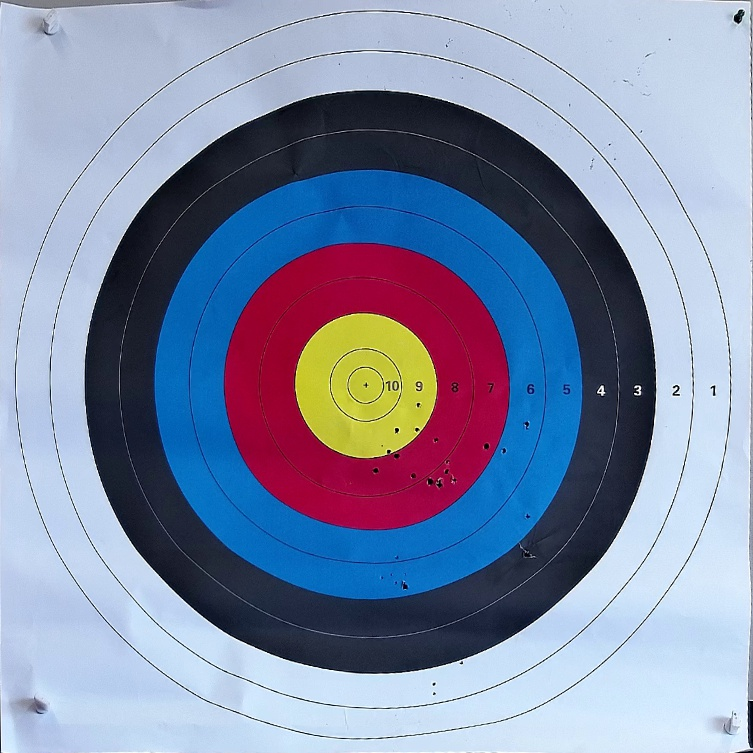
#> input picture input_img/model1.jpg, 753 x 753 px
$ python choose_close.py
#> lines starting #> are read from the running program, lines starting #| are printed output that depends on the picture; pictures that were not available may be replaced by others from this repository, and a replacement may not be noted
### camcontrol.py
import cv2
import numpy as np
import ImgProcess as pro
import TargetScore as ts
import queue
import threading
import time
import sys
from tool import PRINT
import VideoAnalyze as va


# 测试是从摄像头获取数据还是从历史视频获取数据
class CamCapture:
    # [51 lines left out: functions __init__, _reader, read, not called in this run]


class cam:
    def __init__(self, num, DisplayMode, path, save_path, model,bullseye, innerdist, num_target):
        self.num = num  # 摄像头号码
        self.DisplayMode = DisplayMode  # 1：文件夹视频
        if self.DisplayMode:  # 本地视频测试模式初始化
            self.fn = path
            self.cam = cv2.VideoCapture(self.fn)
            if not self.cam.isOpened():
                print("could not open video_src " + str(self.fn) + " !\n")
                sys.exit(1)
        else:  # 在线视频测试模式初始化 先拍正面的
            self.fn = "rtsp://admin:Abcd12345678@192.168.1.62" + ":554/h265/ch33/main/av_stream?tcp"
            save_vid = './' + save_path + '/' + str(120 + self.num) + '.avi'
            self.cam = CamCapture(self.fn, self.num)
            print(save_vid)
            self.vidWriter = cv2.VideoWriter(save_vid, cv2.VideoWriter_fourcc('M', 'P', '4', '2'), 12.0,
                                             (1920, 1080))  # 服务器在线视频保存路径
        #print(self.fn)  # 读取文件的路径
        ret, prev = self.cam.read()  # 从摄像头读来的帧
        self.model = model

        self.cam_work = 1

        # 根据监控摄像头判断当前的正面 侧面等

        self.frame_a = prev
        self.frame_b = prev
        self.frame_c = prev

        self.cnt = 0
        self.video_hit =va.VideoHits()
        self.bullseye = bullseye
        self.innerdist = innerdist
        self.num_target = num_target
        self.point_a = pro.img_pts(model,self.frame_a,self.bullseye)
        self.point_b = pro.img_pts(model, self.frame_b, self.bullseye)

    # [56 lines left out: functions cam_detect, video_detect, not called in this run]

### ImgProcess.py
"""
图像处理的各个函数
"""
import cv2
import Geometry2D as geo2D
import HomographicMatcher as matcher
import numpy as np

import ImgProcess


# [65 lines left out: functions show_photo, get_mean_points, img_preprocessing, img_diff, color_line, not called in this run]


def jiaozheng():
    return 0


def img_match(model,pad_model,img):
    """

    Args:
        model: 模板图像
        pad_model: 填充的模板图像
        img: 输入图像

    Returns:匹配点，输入图像特征点，模板图像特征点

    """
    sift = cv2.xfeatures2d.SIFT_create()
    img_size = img.shape
    model_h, model_w,_ = model.shape
    model_keys, model_desc = sift.detectAndCompute(pad_model, None)
    img_keys, img_desc = sift.detectAndCompute(img, None)
    # 返回特征点和特征描述符
    bf = cv2.BFMatcher(crossCheck=True)
    best_match = []

    if type(img_desc) != type(None):
        matches = bf.match(model_desc, img_desc)
        best_match = sorted(matches, key=lambda x: x.distance)
        # apply ratio test
        """
        matches = bf.knnMatch(queryDesc, train_desc, k=2)

        try:
            for m1, m2 in matches:
                if m1.distance < ratio * m2.distance:
                    best_match.append(m1)
        except ValueError:
            return [], ([], [])

    """

    return best_match, (img_keys, img_desc), (model_keys, model_desc)


def img_pts(model,img,bullseye):
    frame_size = img.shape
    model_h, model_w, _ = model.shape
    anchor_points, pad_model = geo2D.zero_pad_as(model, frame_size)
    # 居中放置了
    anchor_a = anchor_points[0]
    bullseye_anchor = (anchor_a[0] + bullseye[0], anchor_a[1] + bullseye[1])
    anchor_points.append(bullseye_anchor)
    anchor_points = np.float32(anchor_points).reshape(-1, 1, 2)
    model_ = cv2.cvtColor(model, cv2.COLOR_BGR2GRAY)
    pad_model_ = cv2.cvtColor(pad_model, cv2.COLOR_BGR2GRAY)
    img_ = cv2.cvtColor(img, cv2.COLOR_BGR2GRAY)
    matches, (img_keys, img_desc), (model_keys, model_desc) = img_match(model, pad_model, img)
    if len(matches) >= 4:
        homography = matcher.calc_homography(model_keys, img_keys, matches)
        if type(homography) != type(None):
            warped_transform = cv2.perspectiveTransform(anchor_points, homography)  # 找框
            warped_vertices, warped_edges = geo2D.calc_vertices_and_edges(warped_transform)  # 找点
            bullseye_point = warped_vertices[5]  # 圆心
            pts1 = warped_vertices[0:4]
            pts1 = np.float32(pts1)
            return pts1
        else:
            return None
    else:
        return None


# [116 lines left out: functions img_perspective, img_transform, img_line, img_processing, img_end, not called in this run]

### Geometry2D.py
import numpy as np
import cv2
import ImgProcess as pro

def euclidean_dist(p1, p2):
    '''
    Parameters:
        {Tuple} p1 - (
                        {Number} x coordinate of the first point,
                        {Number} y coordinate of the first point
                     )
        {Tuple} p2 - (
                        {Number} x coordinate of the second point,
                        {Number} y coordinate of the second point
                     )

    Returns:
        {Number} The euclidean distance between the two points.
    '''

    return ((p1[0] - p2[0]) ** 2 + (p1[1] - p2[1]) ** 2) ** .5

def zero_pad_as(img, paddingShape):
    '''
    Apply an image with zero padding, up to a given size.
    The image is placed in the center of the new created one.

    Parameters:
        {Numpy.array} img - The image to which the zero padding should be applied
        {Tuple} paddingShape - (
                                  {Number} The desired new height of the image,
                                  {Number} The desired new width of the image
                               )

    Returns:
        {Tuple} (
                   {Numpy.array} An array consisting 5 of the small image's anchor points
                                 (in the center of the larger padded image).
                                 E.g: A ----------- B
                                      |             |
                                      |      E      |
                                      |             |
                                      D ----------- C

                                [
                                   (
                                      {Number} x coordinates of the point,
                                      {Number} y coordinates of the point
                                   ),
                                   ...
                                ],
                   {Numpy.array} The newly created padded image (with the orignal image in the center)
                )
    '''

    img_h, img_w, _ = img.shape
    p_h, p_w, _ = paddingShape
    vertical = int((p_h - img_h) / 2)
    horizontal = int((p_w - img_w) / 2)
    a = (horizontal,vertical)
    b = (horizontal + img_w,vertical)
    c = (horizontal + img_w,vertical + img_h)
    d = (horizontal,vertical + img_h)
    e = (int(horizontal + img_w / 2),int(vertical + img_h / 2))
    pad_img = cv2.copyMakeBorder(img, vertical, vertical, horizontal, horizontal, cv2.BORDER_CONSTANT)
    anchor_points = [a, b, c, d, e]


    return anchor_points, pad_img

# [33 lines left out: function calc_model_scale, not called in this run]

def calc_vertices_and_edges(transform):
    '''
    Take a prespective transformation and extract the position of its vertices
    and the lengths of its edges.

    Parameters:
        {Numpy.array} transform - The prespective transform product of an image

    Returns:
        {Tuple} (
                   {Tuple} A, B, C, D, E vertices (respectively) of the transformation.
                           E.g: A ----------- B
                                |             |
                                |      E      |
                                |             |
                                D ----------- C
                (
                   {Tuple} (
                              {Number} x coordinates of point A,
                              {Number} y coordinates of point A
                           ),
                   ...,
                ),
                   {Tuple} (
                              {Number} The length of AB edge,
                              {Number} The length of BC edge,
                              {Number} The length of CD edge,
                              {Number} The length of DA edge
                           )
                )
    '''

    vertices = [transform[m][0] for m in range(len(transform))]
    A = vertices[0]
    B = vertices[1]
    C = vertices[2]
    D = vertices[3]
    ab = euclidean_dist(A, B)
    bc = euclidean_dist(B, C)
    cd = euclidean_dist(C, D)
    da = euclidean_dist(D, A)

    return vertices, (ab, bc, cd, da)

# [24 lines left out: function calc_distances_from, not called in this run]

### HomographicMatcher.py
import numpy as np
import cv2

# [40 lines left out: function ratio_match, not called in this run]


def calc_homography(queryKeys, trainKeys, matches):
    '''
    Calculate the homography of a query image over a train image.

    Parameters:
        {list} queryKeys - The keypoints of the query image
        {list} trainKeys - The keypoints of the train image
        {list} matches - The detected matches between the query and the train images

    Returns:
        {Numpy.array} A 3x3 array representing the query image's homography, or None if no matches exist.
    '''

    if not len(matches):
        return None

    # reshape keypoints
    src_pts = np.float32([queryKeys[m.queryIdx].pt for m in matches]).reshape(-1, 1, 2)
    dst_pts = np.float32([trainKeys[m.trainIdx].pt for m in matches]).reshape(-1, 1, 2)

    H, _ = cv2.findHomography(src_pts, dst_pts, cv2.RANSAC, 5)
    return H

# [64 lines left out: function is_true_homography, not called in this run]

### tool.py
import sys, json, time
import base64


"""
def PRINT(content):
    sys.stdout.write(base64.b64encode((content + '\n').encode('utf-8')).decode('utf-8'))
    sys.stdout.flush()"""
def PRINT(content):
    print(content)

### VideoAnalyze.py
import Geometry2D as geo2D
import TargetScore as ts
import sys, json, time
import base64


# 打印使用这个函数，否则前端乱码
"""
def PRINT(content):
    sys.stdout.write(base64.b64encode((content+'\n').encode('utf-8')).decode('utf-8'))
    sys.stdout.flush()
"""

def PRINT(content):
    print(content)

# [11 lines left out: function compare_hit, not called in this run]


class VideoHits:
    def __init__(self):
        self.hits_list=[]
    # [42 lines left out: functions check_hit, hit_print, add_hit, final_pre, not called in this run]

    def s_score(self,score):
        return

    def get_num(self):
        return len(self.hits_list)

### choose_close.py
"""
该文件下完成cam的管理，负责控制信息的获取，命令的获取
"""
import tool
import threading
import time
import camcontrol as CAM
import cv2

class CameraManager(object):
    def __init__(self, DisplayMode):
        '''
        :param capture: 摄像头对象
        :param windowManager: 钩子类,窗口管理,按键
        '''
        # 从配置文件中读取截图目录和录像目录创建文件夹

        # 当前画面
        self._frame = None
        # 是否工作
        self._isWorking = True
        self.DisplayMode = DisplayMode

        tool.PRINT("视频采集器初始化完毕!")

    def start(self,idx,DisplayMode,path,save_path,model,bullseye,innerdist,num_target,score,set_num):
        # 开始工作
        tool.PRINT("开启视频采集")
        if self.DisplayMode:
            cam = CAM.cam(idx, DisplayMode, path, save_path, model,bullseye,innerdist,num_target)
            frameThread = threading.Thread(target=self.worker2, args=(cam,score,set_num))
            frameThread.start()
        else:
            cam = CAM.cam(idx, DisplayMode, path, save_path, model, bullseye, innerdist, num_target)
            frameThread = threading.Thread(target=self.worker, args=(cam,score,set_num))
            frameThread.start()
        return self

    def worker(self, ele, score,set_num):
        print('3214')
        while self._isWorking:
            start = time.time()
            # try:
            ele.cam_detect(score,set_num)
            while time.time() - start < 0.08:
                time.sleep(0.001)

    def worker2(self, ele, score,set_num):
        print('12374')
        idx = 0
        while self._isWorking:
            start = time.time()
            # try:
            if idx == 5:
                idx = 0
            else:
                idx += 1
            normal = ele.video_detect(idx, score,set_num)

            if not normal:
                tool.PRINT("识别完成")
                break
            while time.time() - start < 0.08:
                time.sleep(0.001)


if __name__ == "__main__":
    # model = cv2.imread("input_img/model.png")
    model = cv2.imread("input_img/model1.jpg")
#> model is the input picture: shape (753, 753, 3); mean B, G, R 167.8, 139.9, 128.9
    # 详细信息
    model_h,model_w,_ = model.shape
#> model_h = 753; model_w = 753
    #point_x = int(model_h/2)
    #point_y = int(model_w/2)
    #bullseye = (point_x,point_y)
    bullseye = (372, 395)  # 靶心坐标
    innerdist = 35  # 环内径
    num_target = 10  # 环数


    num = 1  # 摄像头数目
    DisplayMode = 1  # 离线||摄像头
    path = "input_video/aa.mp4"  # 离线视频地址
    # path = "120.avi"  # 离线视频地址
    save_path = "output"

    #video = cv2.VideoCapture(0)
    camera = CameraManager(DisplayMode)
    camera.start(0,DisplayMode,path,save_path,model,bullseye,innerdist,num_target,20,1)
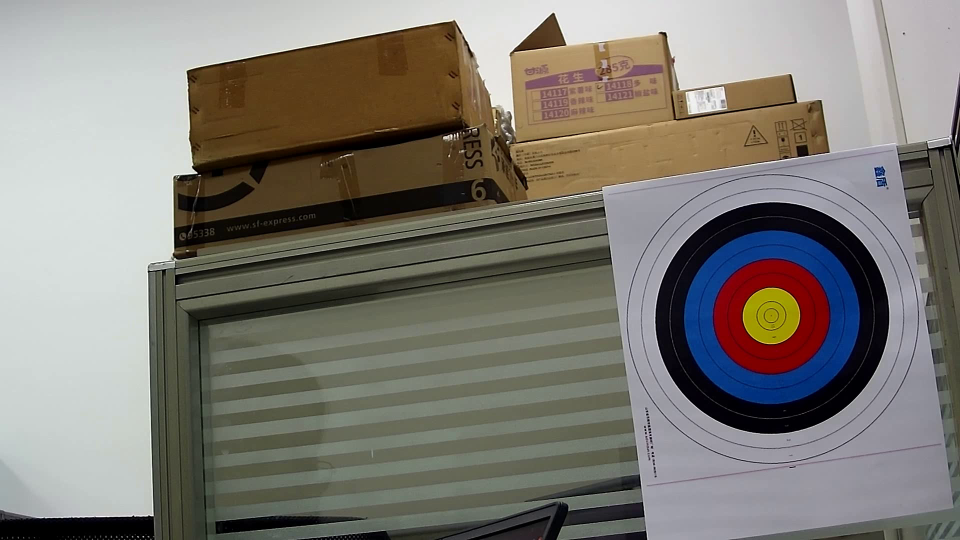
#> input picture frame 12 of input_video/120.avi, 1920 x 1080 px, given in place of aa.mp4, which was not available (shown at 1/2 size)
#> in __init__, prev is the input picture: shape (1080, 1920, 3); mean B, G, R 117, 124.2, 127.6
#> in zero_pad_as, `pad_img = cv2.copyMakeBorder(img, vertical, vertical, horizontal, hori..`:
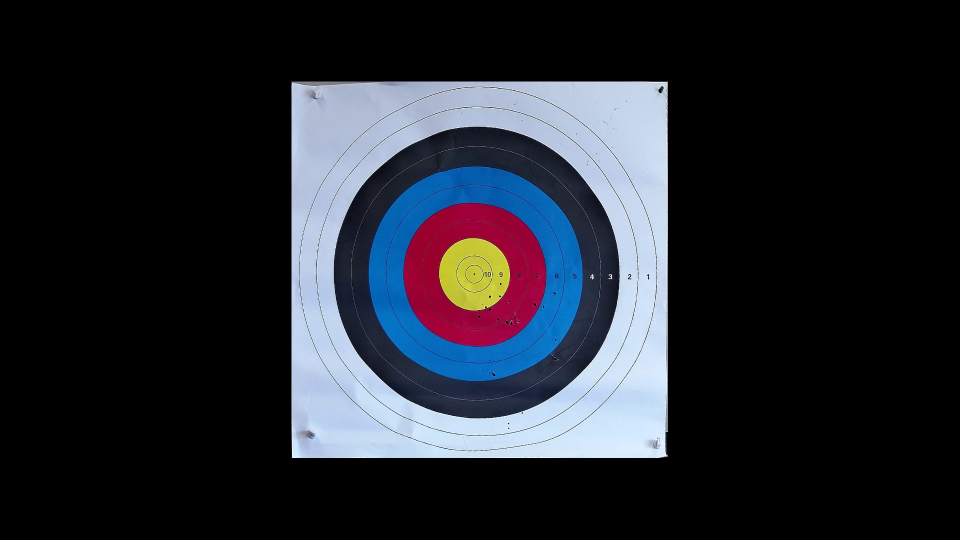
#> pad_img: shape (1079, 1919, 3) (shown at 1/2 size); mean B, G, R 45.9, 38.3, 35.3
#> in img_pts, `anchor_points, pad_model = geo2D.zero_pad_as(model, frame_size)`: anchor_points = [(583, 163), (1336, 163), (1336, 916), (583, 916), (959, 539)]
#> in img_pts, `anchor_a = anchor_points[0]`: anchor_a = (583, 163)
#> in img_pts, `bullseye_anchor = (anchor_a[0] + bullseye[0], anchor_a[1] + bullseye[1])`: bullseye_anchor = (955, 558)
#> in img_pts, `anchor_points = np.float32(anchor_points).reshape(-1, 1, 2)`: anchor_points = [[583, 163], [1336, 163], [1336, 916], [583, 916], [959, 539], [955, 558]]
#> in img_pts, `model_ = cv2.cvtColor(model, cv2.COLOR_BGR2GRAY)`:
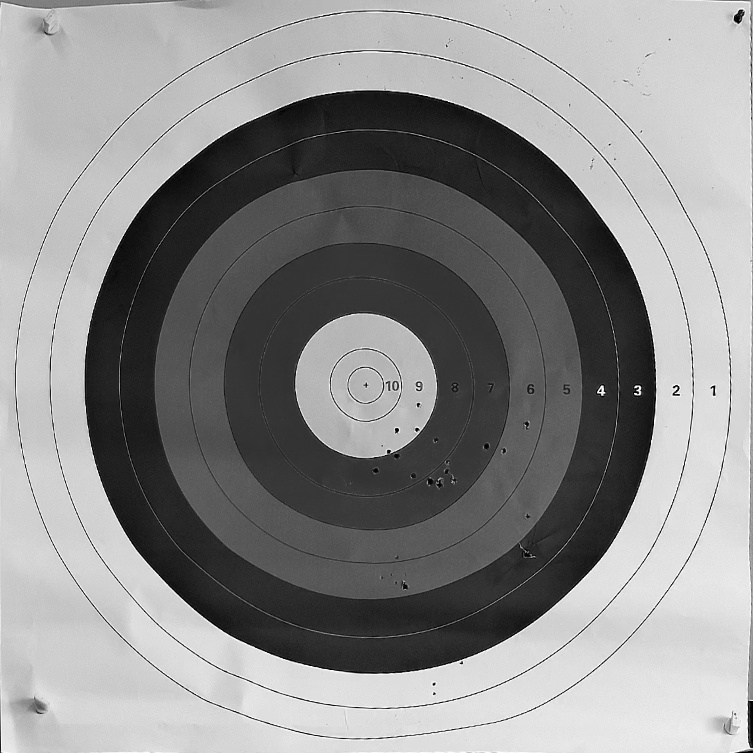
#> model_: shape (753, 753); min 0, max 255, mean 139.8
#> in img_pts, `pad_model_ = cv2.cvtColor(pad_model, cv2.COLOR_BGR2GRAY)`:
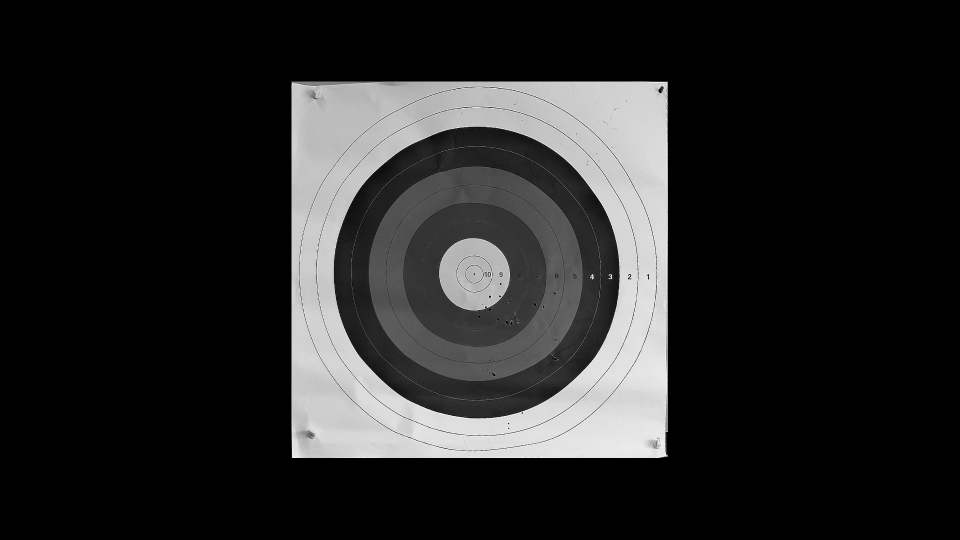
#> pad_model_: shape (1079, 1919) (shown at 1/2 size); min 0, max 255, mean 38.3
#> in img_pts, `img_ = cv2.cvtColor(img, cv2.COLOR_BGR2GRAY)`:
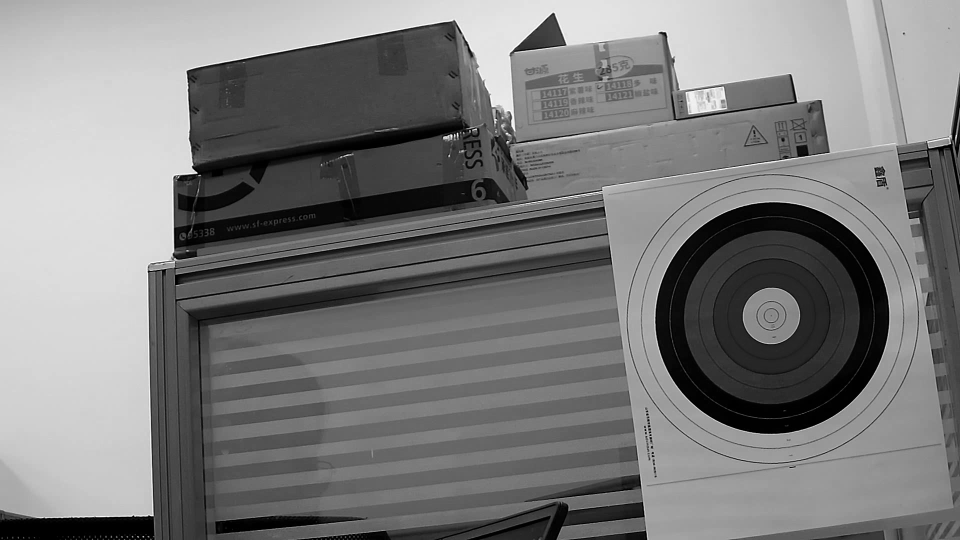
#> img_: shape (1080, 1920) (shown at 1/2 size); min 0, max 255, mean 124.4
#> in img_match, `model_keys, model_desc = sift.detectAndCompute(pad_model, None)`: model_keys = 109 keypoints; strongest (x, y, size): (980, 593, 2.6), (1000, 592, 2.3), (1297, 557, 1.9), (972, 614, 2.2)
#> in img_match, `img_keys, img_desc = sift.detectAndCompute(img, None)`: img_keys = 3712 keypoints; strongest (x, y, size): (286, 1073, 2), (276, 1073, 2), (915, 267, 2.3), (392, 345, 2.9)
#> in img_match, `matches = bf.match(model_desc, img_desc)`: matches = 55 matches
#> in calc_homography, `src_pts = np.float32([queryKeys[m.queryIdx].pt for m in matches]).resh..`: src_pts = 55 rows, first 8: [676, 486.6], [1334.3, 431.9], [1331.9, 221.5], [1333.9, 490.1], [760.7, 649.6], [1334.5, 421.5], [949, 547.8], [1336.9, 871.8]
#> in calc_homography, `dst_pts = np.float32([trainKeys[m.trainIdx].pt for m in matches]).resh..`: dst_pts = 55 rows, first 8: [1530, 160.1], [454, 413.6], [849, 278.9], [818.7, 284.4], [531.6, 426.6], [1608.3, 473.1], [1897.5, 56.43], [143.6, 1036.5]
#> in calc_homography, `H, _ = cv2.findHomography(src_pts, dst_pts, cv2.RANSAC, 5)`: H = [[-4.67, 1.94, 2378.4], [-3.64, 3.4, 951], [-0.00352, 0.00286, 1]]
#> in img_pts, `homography = matcher.calc_homography(model_keys, img_keys, matches)`: homography has the same summary as H in calc_homography
#> in img_pts, `warped_transform = cv2.perspectiveTransform(anchor_points, homography)`: warped_transform = [[48.66, 1051.5], [1095.2, 1037], [1924.5, 734.6], [913.6, 1240.5], [1264.6, 846.1], [1305.1, 818.3]]
#> in calc_vertices_and_edges, `vertices = [transform[m][0] for m in range(len(transform))]`: vertices has the same summary as warped_transform in img_pts
#> in calc_vertices_and_edges, `A = vertices[0]`: A = [48.66, 1051.5]
#> in calc_vertices_and_edges, `B = vertices[1]`: B = [1095.2, 1037]
#> in calc_vertices_and_edges, `C = vertices[2]`: C = [1924.5, 734.6]
#> in calc_vertices_and_edges, `D = vertices[3]`: D = [913.6, 1240.5]
#> in calc_vertices_and_edges, `ab = euclidean_dist(A, B)`: ab = 1046.6
#> in calc_vertices_and_edges, `bc = euclidean_dist(B, C)`: bc = 882.7
#> in calc_vertices_and_edges, `cd = euclidean_dist(C, D)`: cd = 1130.5
#> in calc_vertices_and_edges, `da = euclidean_dist(D, A)`: da = 885.3
#> in img_pts, `warped_vertices, warped_edges = geo2D.calc_vertices_and_edges(warped_t..`: warped_vertices has the same summary as warped_transform; warped_edges = (1046.6, 882.7, 1130.5, 885.3)
#> in img_pts, `bullseye_point = warped_vertices[5]`: bullseye_point = [1305.1, 818.3]
#> in img_pts, `pts1 = warped_vertices[0:4]`: pts1 = [[48.66, 1051.5], [1095.2, 1037], [1924.5, 734.6], [913.6, 1240.5]]
#> in __init__, `self.point_a = pro.img_pts(model,self.frame_a,self.bullseye)`: self.point_a has the same summary as pts1 in img_pts
#> in __init__, `self.point_b = pro.img_pts(model, self.frame_b, self.bullseye)`: self.point_b has the same summary as pts1 in img_pts
